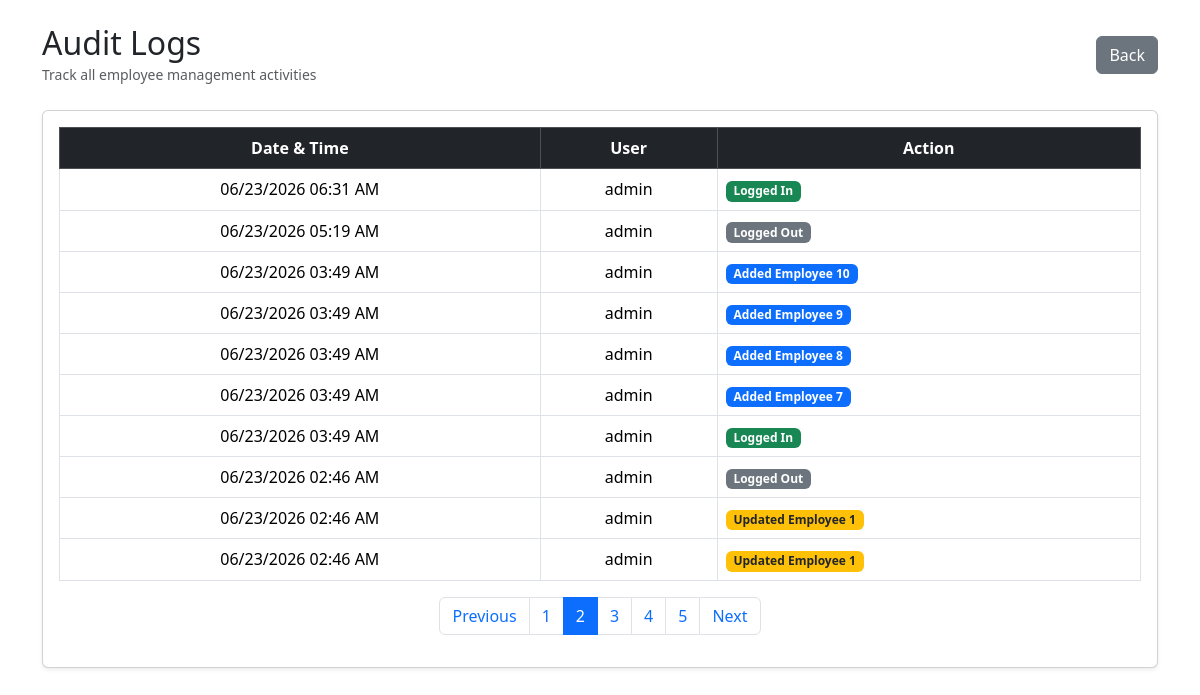
Screenshot of /audit-logs?page=2 (signed in) with the database file from the repository.
### app.py (models this page shows)
class AuditLog(db.Model):
    id = db.Column(
        db.Integer,
        primary_key=True
    )
    username = db.Column(
        db.String(255),
        nullable=False
    )
    action = db.Column(
        db.String(255),
        nullable=False
    )
    created_at = db.Column(
        db.DateTime,
        default=datetime.now(timezone.utc)
    )

### app.py (the view)
@app.route('/audit-logs')
def audit_logs():
    if 'username' not in session:
        return redirect('/login')
    page = request.args.get(
        'page',
        1,
        type=int
    )
    logs = AuditLog.query.order_by(
        AuditLog.id.desc()
    ).paginate(
        page=page,
        per_page=10
    )
    return render_template(
        'audit_logs.html',
        logs=logs
    )

### templates/audit_logs.html (shortened to what this page needs)
<!DOCTYPE html>
<html>
<head>
    <link
        rel="stylesheet"
        href="https://cdn.jsdelivr.net/npm/bootstrap@5.3.3/dist/css/bootstrap.min.css">
</head>
<body>
<div class="container mt-4">
    <div class="d-flex justify-content-between align-items-center mb-4">
        <div>
            <h2 class="mb-0">
                Audit Logs
            </h2>
            <small class="text-muted">
                Track all employee management activities
            </small>
        </div>
        <a
            href="/"
            class="btn btn-secondary">
            Back
        </a>
    </div>
    <div class="card shadow-sm">
        <div class="card-body">
            <table class="table table-bordered table-hover align-middle">
                <thead class="table-dark text-center">
                    <tr>
                        <th>Date & Time</th>
                        <th>User</th>
                        <th>Action</th>
                    </tr>
                </thead>
                <tbody>
                    {% for log in logs.items %}
                    <tr>
                        <td class="text-center">
                            {{ log.created_at.strftime('%m/%d/%Y %I:%M %p') }}
                        </td>
                        <td class="text-center">
                            {{ log.username }}
                        </td>
                        <td>
                            {% if 'Logged In' in log.action %}
                                <span class="badge bg-success">
                                    {{ log.action }}
                                </span>
                            {% elif 'Added' in log.action %}
                                <span class="badge bg-primary px-2 py-1">
                                    {{ log.action }}
                                </span>
                            {% elif 'Updated' in log.action %}
                                <span class="badge bg-warning text-dark">
                                    {{ log.action }}
                                </span>
                            {% elif 'Deleted' in log.action %}
                                <span class="badge bg-danger">
                                    {{ log.action }}
                                </span>
                            {% else %}
                                <span class="badge bg-secondary">
                                    {{ log.action }}
                                </span>
                            {% endif %}
                        </td>
                    </tr>
                    {% endfor %}
                </tbody>
            </table>
            <nav class="mt-3">
    <ul class="pagination justify-content-center">
        {% if logs.has_prev %}
        <li class="page-item">
            <a
                class="page-link"
                href="?page={{ logs.prev_num }}"
            >
                Previous
            </a>
        </li>
        {% endif %}
        {% for page_num in logs.iter_pages() %}
            {% if page_num %}
            <li class="page-item {% if page_num == logs.page %}active{% endif %}">
                <a
                    class="page-link"
                    href="?page={{ page_num }}"
                >
                    {{ page_num }}
                </a>
            </li>
            {% endif %}
        {% endfor %}
        {% if logs.has_next %}
        <li class="page-item">
            <a
                class="page-link"
                href="?page={{ logs.next_num }}"
            >
                Next
            </a>
        </li>
        {% endif %}
    </ul>
</nav>
        </div>
    </div>
</div>
</body>
</html>

### rows the page displays
AuditLog: created_at "06/23/2026 06:31 AM", username "admin", action "Logged In"
AuditLog: created_at "06/23/2026 05:19 AM", username "admin", action "Logged Out"
AuditLog: created_at "06/23/2026 03:49 AM", username "admin", action "Added Employee 10"
AuditLog: created_at "06/23/2026 03:49 AM", username "admin", action "Added Employee 9"
AuditLog: created_at "06/23/2026 03:49 AM", username "admin", action "Added Employee 8"
AuditLog: created_at "06/23/2026 03:49 AM", username "admin", action "Added Employee 7"
AuditLog: created_at "06/23/2026 03:49 AM", username "admin", action "Logged In"
AuditLog: created_at "06/23/2026 02:46 AM", username "admin", action "Logged Out"
AuditLog: created_at "06/23/2026 02:46 AM", username "admin", action "Updated Employee 1"
AuditLog: created_at "06/23/2026 02:46 AM", username "admin", action "Updated Employee 1"

### other values shown
{{ page_num }} "1" "2" "3" "4" "5"
